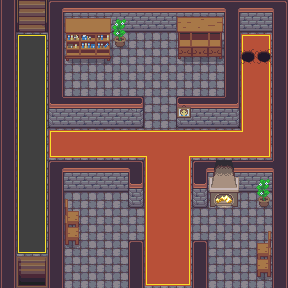

Tiled map render using the project's own tile images. Description and the map definition, with tile-layer contents summarised, below:
An orthogonal 18x18 tile map with 16x16 px tiles, 4 tile layers (Tile Layer 1, Tile Layer 2, Tile Layer 3, Above Player), 5 tilesets and 56 objects (37x event, 19x collision).

<map version="1.10" tiledversion="1.11.2" orientation="orthogonal" renderorder="right-down" compressionlevel="0" width="18" height="18" tilewidth="16" tileheight="16" infinite="0" nextlayerid="7" nextobjectid="76">
 <properties>
  <property name="edges" value="clamped" />
  <property name="inside" type="bool" value="true" />
  <property name="map_type" value="dungeon" />
  <property name="scenario" value="spyder" />
  <property name="slug" value="mansion" />
 </properties>
 <tileset firstgid="1" source="../gfx/tilesets/core_outdoor.tsx" />
 <tileset firstgid="2776" source="../gfx/tilesets/core_indoor_walls.tsx" />
 <tileset firstgid="6640" source="../gfx/tilesets/core_set pieces.tsx" />
 <tileset firstgid="8190" source="../gfx/tilesets/core_indoor_floors.tsx" />
 <tileset firstgid="12054" source="../gfx/tilesets/core_indoor_stairs.tsx" />
 <layer id="1" name="Tile Layer 1" width="18" height="18">
  <data>[324 cells, 324 non-empty, 3 distinct tile ids]</data>
 </layer>
 <layer id="2" name="Tile Layer 2" width="18" height="18">
  <data>[324 cells, 176 non-empty, 32 distinct tile ids]</data>
 </layer>
 <layer id="3" name="Tile Layer 3" width="18" height="18">
  <data>[324 cells, 134 non-empty, 58 distinct tile ids]</data>
 </layer>
 <layer id="4" name="Above Player" width="18" height="18">
  <data>[324 cells, 3 non-empty, 2 distinct tile ids]</data>
 </layer>
 <objectgroup color="#ff0000" id="5" name="Collisions">
  <object id="1" type="collision" x="48" y="0" width="16" height="128" />
  <object id="2" type="collision" x="64" y="0" width="224" height="32" />
  <object id="3" type="collision" x="64" y="96" width="80" height="32" />
  <object id="4" type="collision" x="224" y="32" width="16" height="96" />
  <object id="5" type="collision" x="176" y="96" width="48" height="32" />
  <object id="8" type="collision" x="272" y="32" width="16" height="256" />
  <object id="9" type="collision" x="256" y="240" width="16" height="32" />
  <object id="10" type="collision" x="192" y="160" width="80" height="32" />
  <object id="11" type="collision" x="192" y="192" width="48" height="16" />
  <object id="12" type="collision" x="256" y="192" width="16" height="16" />
  <object id="13" type="collision" x="128" y="160" width="16" height="48" />
  <object id="14" type="collision" x="48" y="160" width="80" height="32" />
  <object id="15" type="collision" x="0" y="0" width="16" height="288" />
  <object id="16" type="collision" x="48" y="192" width="16" height="96" />
  <object id="17" type="collision" x="128" y="240" width="16" height="48" />
  <object id="18" type="collision" x="192" y="240" width="16" height="48" />
  <object id="21" type="collision" x="64" y="208" width="16" height="32" />
  <object id="34" type="collision" x="64" y="32" width="64" height="16" />
  <object id="35" type="collision" x="176" y="32" width="48" height="16" />
 </objectgroup>
 <objectgroup color="#ffff00" id="6" name="Events">
  <object id="22" name="Teleport to Top" type="event" x="16" y="16" width="16" height="16">
   <properties>
    <property name="act1" value="transition_teleport player,spyder_mansion_top.tmx,1,16,0.3" />
    <property name="act2" value="char_face player,up" />
    <property name="cond1" value="is char_at player" />
    <property name="cond2" value="is char_facing player,up" />
   </properties>
  </object>
  <object id="23" name="Teleport to Basement" type="event" x="16" y="256" width="16" height="16">
   <properties>
    <property name="act1" value="transition_teleport player,spyder_mansion_basement.tmx,6,20,0.3" />
    <property name="act2" value="char_face player,down" />
    <property name="cond1" value="is char_at player" />
    <property name="cond2" value="is char_facing player,down" />
   </properties>
  </object>
  <object id="24" name="Teleport to Basement" type="event" x="32" y="256" width="16" height="16">
   <properties>
    <property name="act1" value="transition_teleport player,spyder_mansion_basement.tmx,7,20,0.3" />
    <property name="act2" value="char_face player,down" />
    <property name="cond1" value="is char_at player" />
    <property name="cond2" value="is char_facing player,down" />
   </properties>
  </object>
  <object id="25" name="Teleport to Top" type="event" x="32" y="16" width="16" height="16">
   <properties>
    <property name="act1" value="transition_teleport player,spyder_mansion_top.tmx,2,16,0.3" />
    <property name="act2" value="char_face player,up" />
    <property name="cond1" value="is char_at player" />
    <property name="cond2" value="is char_facing player,up" />
   </properties>
  </object>
  <object id="27" name="Teleport to Side Route" type="event" x="144" y="272" width="16" height="16">
   <properties>
    <property name="act1" value="transition_teleport player,spyder_routea.tmx,6,13,0.3" />
    <property name="act2" value="char_face player,down" />
    <property name="cond1" value="is char_at player" />
    <property name="cond2" value="is char_facing player,down" />
   </properties>
  </object>
  <object id="28" name="Teleport to Side Route" type="event" x="160" y="272" width="16" height="16">
   <properties>
    <property name="act1" value="transition_teleport player,spyder_routea.tmx,7,13,0.3" />
    <property name="act2" value="char_face player,down" />
    <property name="cond1" value="is char_at player" />
    <property name="cond2" value="is char_facing player,down" />
   </properties>
  </object>
  <object id="29" name="Teleport to Basement" type="event" x="240" y="48" width="16" height="16">
   <properties>
    <property name="act1" value="transition_teleport player,spyder_mansion_basement.tmx,13,3,0.3" />
    <property name="act2" value="char_face player,down" />
    <property name="cond1" value="is char_at player" />
    <property name="cond2" value="is char_facing player,up" />
   </properties>
  </object>
  </objectgroup>
</map>
<!-- 30 of 56 objects omitted -->
